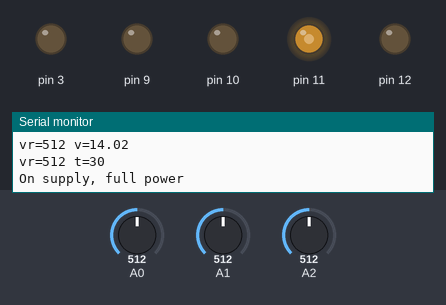
A program run on a simulated Arduino Pro Mini, built with avr-gcc and run on an emulated ATmega328P. Shown: output pins drawn as LEDs (lit = HIGH), the last lines printed to the serial monitor. Dashed ring = blinking. The test bench sets the inputs (shaded band); at power-on: A0 = 512, A1 = 512, A2 = 512.

Above: at 1.6 s.
1.7 s: A0 set to 530
At 3.2 s:
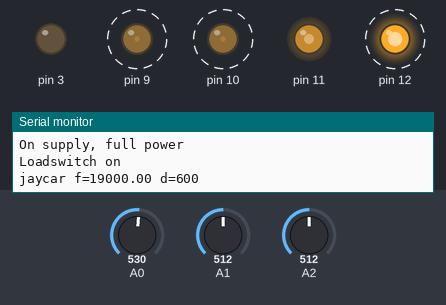
7.4 s: A0 set to 565
At 10.1 s:
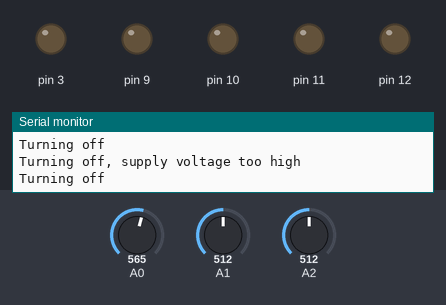
Timing chart, 0 to 11.6 s (numbered marks = the images above; inputs shaded):
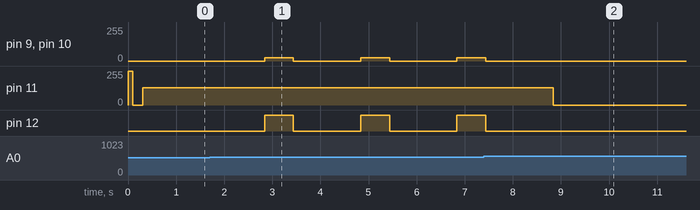

Measured:
- the behaviour switches between 547 and 548 on A0 (found by bisection; images 1 and 2)
- after the input at 7.4 s, pin 9, pin 10: goes on until 7.4 s, then stays 0/255; pin 11: 128/255 → 0/255 after 1.4 s; pin 12: goes on until 7.4 s, then stays LOW
- by itself, pin 9, pin 10: alternates 23/255 for 0.60 s and 0/255 for 1.4 s
- by itself, pin 12: alternates HIGH for 0.60 s and LOW for 1.4 s

The program:

main.cpp
```cpp
#include <Arduino.h>
#include <ultrasound.h>
#include <loadswitch.h>

#define TOPF 30000
#define BOTF 15000
#define STEPF 100


const int pwm = 20;


Ultrasound ultrasound(&Serial);
LoadSwitch loadswitch(&Serial);

void changeLed() {
  static uint8_t ledOn = 0;
  ledOn = !ledOn;
  digitalWrite(LED_BUILTIN, ledOn);
}

void flashLed(int flashes) {
  digitalWrite(LED_BUILTIN, LOW);
  for (int i = 0; i < flashes; i++ ) {
      digitalWrite(LED_BUILTIN, HIGH);
      delay(400);
      digitalWrite(LED_BUILTIN, LOW);
      delay(400);
  }
}

void errorSequence(int flashes, bool forever ) {
  for(int i = 0; forever && i < 10; i++) {
    flashLed(flashes);
    delay(500);
  }
}

bool checkLoadSwitch(int result, bool abort = false) {
  switch(result) {
    case LOADSWITCH_HIGH_VOLTAGE:
      errorSequence(4, abort);
      break;
    case LOADSWITCH_INRUSH_RAMP_FAILED:
      errorSequence(5, abort);
      break;
    case LOADSWITCH_STABLISATION_FAILED:
      errorSequence(6, abort);
      break;
    case LOADSWITCH_OFF:
      errorSequence(7, abort);
      break;
    case LOADSWITCH_LOW_VOLTAGE:
      flashLed(8);
      break;
    case LOADSWITCH_ON:
      return true;
  }
  return false;

}


void setup() {
  Serial.begin(9600);
  Serial.println(F("Starting PWMv2"));
  ultrasound.begin(12, 20,10,false);
  Serial.println(F("Ready"));
  Serial.println(F("$>"));
  loadswitch.begin(0.5,20);
  Serial.println(F("1"));
  loadswitch.setSupplyVoltages(12.0,15.0);
  Serial.println(F("2"));
  loadswitch.setOutputVoltage(10.5, 2.0);
  Serial.println("Turning On");
  checkLoadSwitch(loadswitch.turnOn(), true);
  Serial.println("SetupDone");
}


// NTCLG100E2 10K
int16_t tcurveNTCLG100E2[] = {
  783, //0C = 1024*32554/(32554+10000)
  734, //5C = 1024*25339/(25339+10000)
  681, //10C =  1024*19872/(19872+10000)
  625, //15C 1024*15698/(15698+10000)
  568, //20 1024*12488/(12488+10000)
  512, //25 1024*10000/(10000+10000)
  456, //30 1024*8059/(8059+10000)
  404, //35 1024*6535/(6535+10000)
  356, //40 1024*5330/(5330+10000)
  311, //45 1024*4372/(4372+10000)
  271, //50 1024*3605/(3605+10000)
  235, //55 1024*2989/(2989+10000)
  204 //60 1024*2490/(2490+10000)
};

int16_t tcurveNMF5210K[] = {
  930, //0C = 1024*98960/(98960+10000)
  736, //5C = 1024*25580/(25580+10000)
  682, //10C =  1024*20000/(20000+10000)
  626, //15C 1024*15760/(15760+10000)
  569, //20 1024*12510/(12510+10000)
  512, //25 1024*10000/(10000+10000)
  456, //30 1024*8048/(8048+10000)
  404, //35 1024*6518/(6518+10000)
  355, //40 1024*5312/(5312+10000)
  310, //45 1024*4354/(4354+10000)
  270, //50 1024*3588/(3588+10000)
  235, //55 1024*2989/(2989+10000)
  203 //60 1024*2476/(2476+10000)
};

#define tcurve tcurveNMF5210K


int8_t ntcTemperature(int16_t reading) {
  if ( reading > tcurve[0] ) {
    return 0;
  }
  for (int i = 1; i < 13; i++) {
    if ( reading > tcurve[i] ) {
      return (i*5)+((tcurve[i-1]-reading)*5)/(tcurve[i-1]-tcurve[i]);
    }
  }
  return 60;
}


// 12 steps in each band
// 14 bands 19 - 41 Khz
// 80Hz steps at 20Khz
// 344Hz at 41Khz
// 600ms at 20Khz
// 300ms at 40Khz

void fullScan() {
  static double freq = 19000;
  uint16_t duration = 300.0+300.0*(41000.0-freq)/(41000.0-19000.0);
  Serial.print("jaycar f=");
  Serial.print(freq);
  Serial.print(" d=");
  Serial.println(duration);

  ultrasound.setPwm(pwm);
  ultrasound.setFrequencyHz(freq);
  ultrasound.resetCounters();
  ultrasound.setEnabled(true);
  delay(duration);
  ultrasound.setEnabled(false);
  double step = 80.0+(344.0-80.0)*(1.0-(41000.0-freq)/(41000.0-19000.0));
  freq += step;
  if (freq > 41000) {
    freq = 19000;
  }
}


/*
void randomPulse(uint16_t bottom=BOTF, uint16_t top=TOPF) {
  Serial.println(F("Random Pulse"));
  ultrasound.setPwm(pwm);
  for ( int i = 0; i < 10; i++) {
    ultrasound.setFrequencyHz(random(bottom,top));
    ultrasound.resetCounters();
    ultrasound.setEnabled(true);
    delay(300);
    ultrasound.setEnabled(false);
    delay(50);
  }
}
void staticOutput(uint16_t freq, uint16_t duration) {
  Serial.print(F("Static: "));
  Serial.println(freq);
  ultrasound.setPwm(pwm);
  ultrasound.setFrequencyHz(freq);
  ultrasound.resetCounters();
  ultrasound.setEnabled(true);
  delay(duration);
  ultrasound.setEnabled(false);

}

void fixed(uint16_t bottom=BOTF, uint16_t top=TOPF) {
  Serial.print(F("Fixed Pulse: "));
  uint16_t f1 = random(bottom,top);
  Serial.println(f1);
  ultrasound.setPwm(pwm);
  ultrasound.setFrequencyHz(f1);
  ultrasound.resetCounters();
  ultrasound.setEnabled(true);
  delay(500);
  ultrasound.setEnabled(false);
}
void warble(uint16_t bottom=BOTF, uint16_t top=TOPF) {
  uint16_t f1 = random(bottom,top);
  uint16_t f2 = random(bottom,top);
  Serial.print(F("Warble Pulse"));
  Serial.print(f1);
  Serial.print(F(" "));
  Serial.println(f2);
  ultrasound.setPwm(pwm);
  ultrasound.setFrequencyHz(f1);
  ultrasound.resetCounters();
  ultrasound.setEnabled(true);
  for ( int i = 0; i < 20; i++) {
    ultrasound.setFrequencyHz(f2);
    delay(100);
    ultrasound.setFrequencyHz(f1);
    delay(100);
  }
  ultrasound.setEnabled(false);
}
void rampUp(uint16_t bottom=BOTF, uint16_t top=TOPF, uint16_t step=STEPF) {
  Serial.println(F("Ramp Up"));
  ultrasound.setPwm(pwm);
  ultrasound.setFrequencyHz(bottom);
  ultrasound.resetCounters();
  ultrasound.setEnabled(true);
  for ( int32_t f = bottom; f < top; f += step  ) {
    ultrasound.setFrequencyHz(f);
  }
  ultrasound.setEnabled(false);
}
void rampDown(uint16_t bottom=BOTF, uint16_t top=TOPF, uint16_t step=STEPF) {
  Serial.println(F("Ramp Down"));
  ultrasound.setPwm(pwm);
  ultrasound.setFrequencyHz(top);
  ultrasound.resetCounters();
  ultrasound.setEnabled(true);
  for ( int32_t f = top; f > bottom; f -= step  ) {
    ultrasound.setFrequencyHz(f);
  }
  ultrasound.setEnabled(false);
}
void fastRamp(uint16_t bottom=BOTF, uint16_t top=TOPF, uint16_t step=STEPF) {
  Serial.println(F("Ramp UpDown"));
  ultrasound.setPwm(pwm);
  ultrasound.setFrequencyHz(bottom);
  ultrasound.resetCounters();
  ultrasound.setEnabled(true);
  for ( int i = 0; i < 5; i++) {
    for ( int32_t f = bottom; f < top; f += step*10  ) {
      ultrasound.setFrequencyHz(f);
    }
    for ( int32_t f = top; f > bottom; f -= step*10  ) {
      ultrasound.setFrequencyHz(f);
    }
  }
  ultrasound.setEnabled(false);
}
*/


void loop() {
//  static uint16_t freq = 20000;
  static int rest = 20;
  int delayTime = 1000;
  // not safe to use serial line when running with full voltage.
  // ultrasound.process();
  delay(400);

  if (rest == 20) {
    int16_t supplyVoltageReading = analogRead(A0);
    int16_t temperatureReading = analogRead(A2);
    double  supplyVoltage = supplyVoltageReading*0.02738839286;  // 12.27 == 448 measured
    int8_t temperature = ntcTemperature(temperatureReading);
    Serial.print(F("vr="));
    Serial.print(supplyVoltageReading);
    Serial.print(F(" v="));
    Serial.println(supplyVoltage);
    Serial.print(F("vr="));
    Serial.print(temperatureReading);
    Serial.print(F(" t="));
    Serial.println(temperature);

    // engine or solar or 240v supply, when on shore power independent supply is used.
    // relay switches over.
    if ( temperatureReading < 271 ) { // over 50C
       Serial.println(F("Over temperature 50C, sleeping for 5s"));
       loadswitch.turnOff();
       flashLed(10);
       delay(5000);
       return;
    } else if ( supplyVoltageReading < 426  ) { // < 12.0
       Serial.println(F("Voltage too low, sleeping for 5s"));
       loadswitch.turnOff();
       flashLed(3);
       delay(5000);
       return;
    } else if ( supplyVoltageReading < 489 ) { // 13.7
      Serial.println(F("On battery, half power"));
      for (int i = 0; i < 3; i++) {
        // low power mode, rest for 30s
        // but flash the led on off to indicate resting.
        flashLed(2);
        delay(5000);
      }
      checkLoadSwitch(loadswitch.turnOn());
      delayTime = 2000;
    } else {  // > 13.7
      Serial.println(F("On supply, full power"));
      delay(2000);
      loadswitch.turnOn();
      delayTime = 1000;
    }
    rest = 0;
  }


  rest++;

  if(!checkLoadSwitch(loadswitch.check(), false)) {
    return; // voltage indicates should not output
  }


  changeLed();


  fullScan();
  delay(delayTime);


  /*
  uint16_t lowF = 19000;
  uint16_t highF = 32000;
  uint16_t stepF = 100;

  int p = random(1,100)%8;
  p  = 6;
  if ( p == 0 ) {
    staticOutput(freq,500);
    freq += 1000;
    if (freq > 41000) freq = 20000;
  } else if ( p == 1 ) {
    randomPulse(lowF, highF);
  } else if (p == 2) {
    rampUp(lowF, highF, stepF);
  } else if (p == 3) {
    fastRamp(lowF, highF, stepF);
  } else if (p == 4) {
    warble(lowF, highF);
  } else if (p == 5) {
    fixed(lowF, highF);
  } else if ( p == 6) {
    fullScan();
  } else {
    rampDown(lowF, highF, stepF);
  }
  */

/*
  frequency = frequency * 1.0721;
  if (frequency > 80) frequency = frequency-62.0;
  Serial.print("f=");Serial.print(frequency);Serial.print(" %=");Serial.print(pwm);Serial.print(" p=");
  Serial.print(pulse);Serial.println("ms");
  ultrasound.setPwm(pwm);
  ultrasound.setFrequency(frequency);
  ultrasound.resetCounters();
  int pulseDuration = 10;
  int rechargeDuration = 20;
  if ( frequency > 60 ) {
    pulseDuration = 5;
    rechargeDuration = 20;
  }
  for (int i = 0; i < 12; i++) {
    ultrasound.setEnabled(true);
    delay(pulseDuration);
    ultrasound.setEnabled(false);
    delay(rechargeDuration);
  }
  */
}
```
